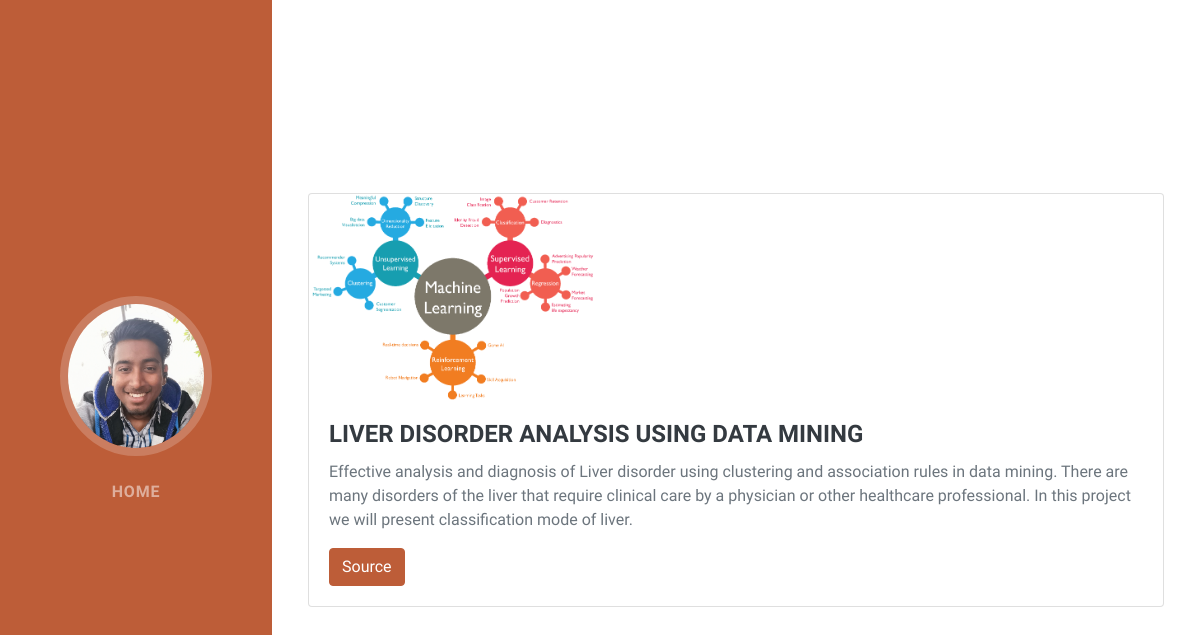
The app's page /project/1 with its own data.
### project/models.py (models this page shows, shortened)
class Project(models.Model):
    title = models.CharField(max_length=100)
    description = models.CharField(max_length=300)
    image = models.ImageField(upload_to = 'cv/images/')
    url = models.URLField(blank=True)

### project/views.py (the view)
# urls.py: path('project/<int:project_id>', views.detail, name = 'detail'),
def detail(request,project_id):
    project = get_object_or_404(Project,id=project_id)
    context = {
        'project': project,
    }
    return render(request,'project/detail.html',context)

### project/templates/project/detail.html (shortened to what this page needs)
<!DOCTYPE html>
{% load static %}
<html lang="en">
    <head>
        <link href="{% static 'css/styles.css' %}" rel="stylesheet" />
    </head>
    <body id="page-top">
        <nav class="navbar navbar-expand-lg navbar-dark bg-primary fixed-top" id="sideNav">
            <a class="navbar-brand js-scroll-trigger" href="#page-top">
                <span class="d-none d-lg-block"><img class="img-fluid img-profile rounded-circle mx-auto mb-2" src="{% static 'assets/img/profile_pic2.jpg' %}" alt="" /></span>
            </a>
            <div class="collapse navbar-collapse" id="navbarSupportedContent">
                <ul class="navbar-nav">
                    <li class="nav-item"><a class="nav-link js-scroll-trigger" href="{% url 'index' %}">Home</a></li>
                </ul>
            </div>
        </nav>
            <section class="resume-section" id="projects">
                <div class="resume-section-content">
                    <div class="row">
                    <div class="card" >
                        <img class="card-img-top" style="width: 18rem;" src="{{ project.image.url }}" alt="Card image cap">
                        <div class="card-body">
                          <h4 class="card-title">{{ project.title }}</h4>
                          <p class="card-text">{{ project.description }}</p>
                          {% if project.url %}
                          <a href="{{ project.url }}" class="btn btn-primary" target="_blank">Source</a>
                            {% endif %}
                        </div>
                      </div>
                </div>
                </div>
            </section>
    </body>
</html>

### records on screen
Project: image (picture), title "LIVER DISORDER ANALYSIS USING DATA MINING", description "Effective analysis and diagnosis of Liver disorder using clustering and association rules in data mining. There are many disorders of the liver that require clinical care by a physician or other healthcare professional. In this project we will present classification mode of liver."
